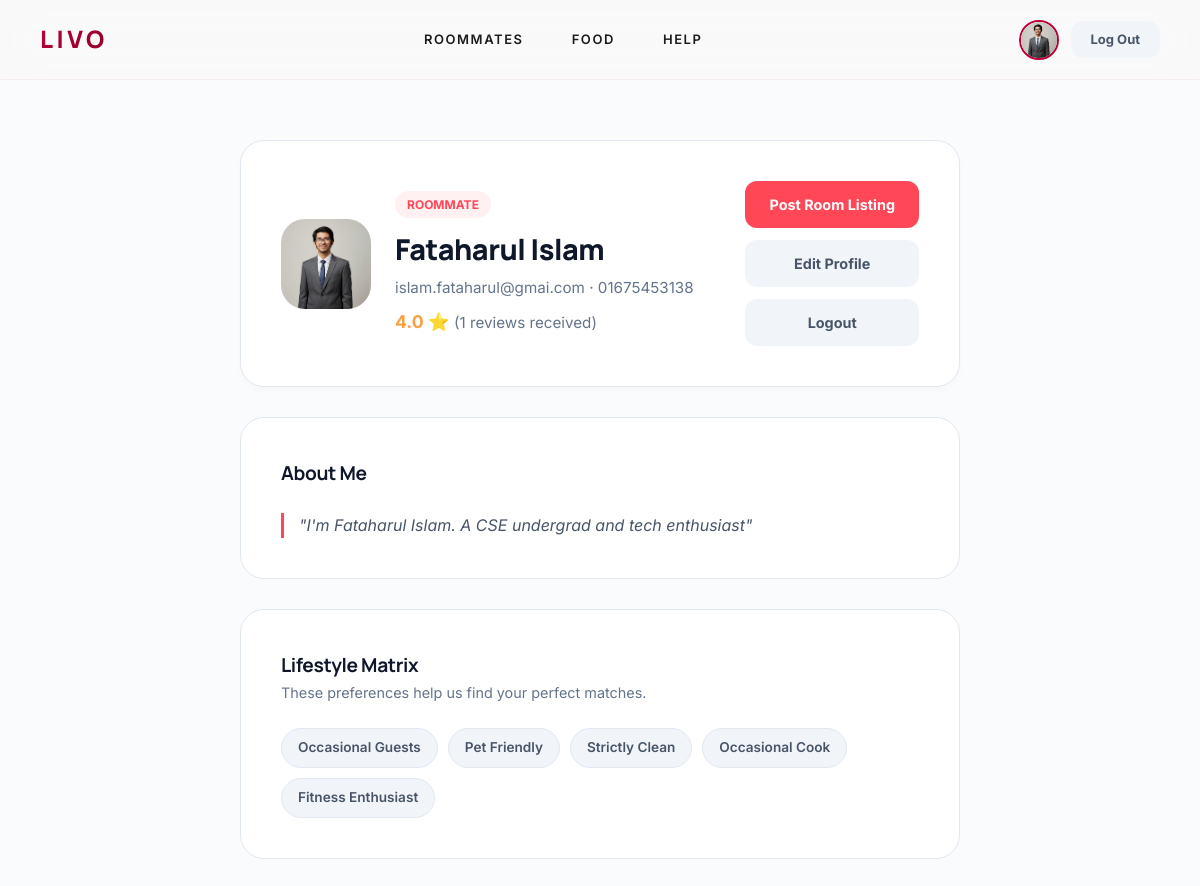
The app's page /users/dashboard/ (signed in, upper part), older data.
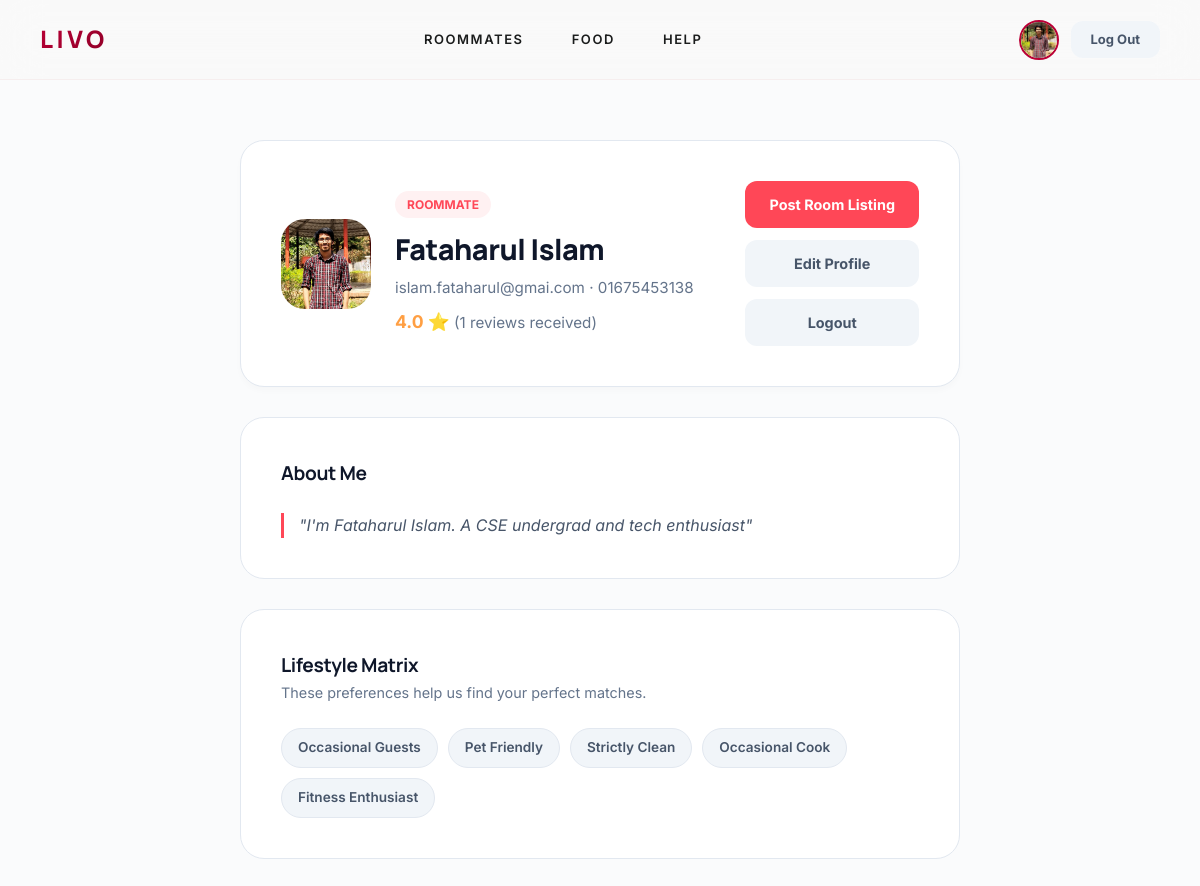
The same page, newer data.
### users/models.py (models this page shows, shortened)
class User(AbstractUser):
    ROLE_CHOICES = [
        ('ROOMMATE', 'Roommate'),
        ('HOUSE_OWNER', 'House Owner'),
        ('HOUSE_HELP', 'House Help'),
        ('VENDOR', 'Vendor'),
    ]
    GENDER_CHOICES = [
        ('MALE', 'Male'),
        ('FEMALE', 'Female'),
        ('OTHER', 'Other'),
    ]
    first_name = models.CharField(max_length=100)
    last_name = models.CharField(max_length=100)
    email = models.EmailField(unique=True)
    contact_link = models.URLField(blank=True, null=True)
    profile_image = models.ImageField(upload_to='profile_images/', blank=True, null=True)
    phone = models.CharField(max_length=15, blank=True)
    gender = models.CharField(max_length=10, choices=GENDER_CHOICES, blank=True)
    role = models.CharField(max_length=20, choices=ROLE_CHOICES)
    verification_status = models.BooleanField(default=False)
    created_at = models.DateTimeField(auto_now_add=True)
    updated_at = models.DateTimeField(auto_now=True)

### users/views.py (the view)
# urls.py: path('dashboard/', views.dashboard, name='dashboard'),
def dashboard(request):
    if not request.user.is_authenticated:
        return redirect('login')
    user = request.user
    from django.db.models import Avg
    user_reviews = user.received_reviews.all().order_by('-created_at')
    avg_rating = user_reviews.aggregate(Avg('rating'))['rating__avg']
    from posts.models import Post
    user_posts = Post.objects.filter(user=user).order_by('-created_at')
    context = {
        'user': user,
        'user_reviews': user_reviews,
        'avg_rating': round(avg_rating, 1) if avg_rating else None,
        'user_posts': user_posts,
    }
    if user.role == 'ROOMMATE':
        context['profile'] = LifestylePreference.objects.filter(user=user).first()
        from apartments.models import ResidentRecord
        residencies = ResidentRecord.objects.filter(resident=user, is_active=True).select_related('apartment')
        context['residencies'] = residencies
        co_residents = set()
        owners = set()
        for r in residencies:
            apartment = r.apartment
            if apartment.owner:
                owners.add(apartment.owner)
            other_residents = ResidentRecord.objects.filter(apartment=apartment, is_active=True).exclude(resident=user).select_related('resident')
            for other in other_residents:
                co_residents.add(other.resident)
        context['co_residents'] = list(co_residents)
        context['owners'] = list(owners)
        return render(request, 'dashboards/roommate.html', context)
    elif user.role == 'HOUSE_OWNER':
        from apartments.models import Apartment
        from apartments.models import ResidentRecord
        context['owned_apartments'] = Apartment.objects.filter(owner=user)
        return render(request, 'dashboards/owner.html', context)
    elif user.role == 'HOUSE_HELP':
        context['profile'] = Househelp.objects.filter(user=user).first()
        return render(request, 'dashboards/househelp.html', context)
    elif user.role == 'VENDOR':
        return render(request, 'dashboards/vendor.html', context)
    return redirect('landing')

### templates/dashboards/roommate.html (shortened to what this page needs)
{% extends 'base.html' %}
{% load static %}
{% block content %}
<div class="dashboard-simple roommate-theme">
    <div class="container small-container">
        <div class="profile-header-card">
            <div class="profile-main">
                <div class="profile-photo-wrapper">
                    {% if user.profile_image %}
                        <img src="{{ user.profile_image.url }}" alt="{{ user.username }}" class="profile-photo">
                    {% else %}
                        <div class="profile-photo-fallback">
                            <span>{{ user.first_name|first|default:user.username|first|upper }}</span>
                        </div>
                    {% endif %}
                </div>
                <div class="profile-details">
                    <span class="role-badge">Roommate</span>
                    <h1>{{ user.get_full_name|default:user.username }}</h1>
                    <p class="user-meta" style="margin-bottom: 8px;">{{ user.email }} &middot; {{ user.phone|default:"No phone set" }}</p>
                    <p class="user-meta" style="margin-top: 0;">
                        {% if avg_rating %}
                            <strong style="color: #ff9f43; font-size: 1.1rem;">{{ avg_rating }} ⭐</strong> ({{ user_reviews.count }} reviews received)
                        {% else %}
                            <span style="color: #64748b; font-style: italic;">No reviews received yet</span>
                        {% endif %}
                    </p>
                </div>
            </div>
            <div class="profile-actions">
                <a href="{% url 'create_post' %}" class="btn btn-primary create-post-btn">Post Room Listing</a>
                <a href="{% url 'edit_profile' %}" class="btn btn-secondary edit-profile-btn">Edit Profile</a>
                <a href="{% url 'logout' %}" class="btn btn-secondary">Logout</a>
            </div>
        </div>
        {% if profile.bio %}
        <div class="data-section" style="margin-bottom: 30px;">
            <div class="section-top">
                <h3>About Me</h3>
            </div>
            <p style="color: #475569; line-height: 1.6; font-style: italic; border-left: 3px solid #ff4757; padding-left: 15px;">
                "{{ profile.bio }}"
            </p>
        </div>
        {% endif %}
        <div class="data-section mt-30">
            <div class="section-top">
                <h3>Lifestyle Matrix</h3>
                <p>These preferences help us find your perfect matches.</p>
            </div>
            <div class="tag-list">
                {% for pref in profile.preferences.all %}
                    <span class="livo-tag">{{ pref.name }}</span>
                {% empty %}
                    <p class="empty-text">No preferences selected yet.</p>
                {% endfor %}
            </div>
        </div>
    </div>
</div>
{% endblock %}

### templates/base.html (shortened to what this page needs)
{% load static %}
<!DOCTYPE html>
<html lang="en">
<head>
    <link rel="stylesheet" href="{% static 'css/variables.css' %}">
    <link rel="stylesheet" href="{% static 'css/style.css' %}">
</head>
<body>
    <header class="header">
        <div class="container nav">
            <a href="/" class="logo">LIVO</a>
            <nav class="nav-links">
                <a href="{% url 'feed' 'ROOM' %}">Roommates</a>
                <a href="{% url 'feed' 'FOOD' %}">Food</a>
                <a href="{% url 'feed' 'HELP' %}">Help</a>
            </nav>
            <div class="nav-actions">
                {% if user.is_authenticated %}
                <a href="{% url 'dashboard' %}" class="nav-profile" title="My Dashboard">
                    {% if user.profile_image %}
                    <img src="{{ user.profile_image.url }}" alt="{{ user.username }}" class="nav-avatar">
                    {% else %}
                    <div class="nav-avatar-fallback">
                        <span>{{ user.first_name|first|default:user.username|first|upper }}</span>
                    </div>
                    {% endif %}
                </a>
                <a href="{% url 'logout' %}" class="btn btn-secondary btn-sm">Log Out</a>
                {% else %}
                <a href="{% url 'login' %}" class="btn btn-secondary btn-sm">Log In</a>
                <a href="{% url 'signup' %}" class="btn btn-primary btn-sm">Sign Up</a>
                {% endif %}
            </div>
        </div>
    </header>
    <main>
        {% block content %}{% endblock %}
    </main>
</body>
</html>

Row changes from the older to the newer data that the page shows:
changed User "Fataharul Islam": profile_image: a different picture
